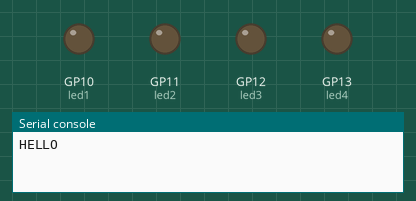
This program was run on a simulated Raspberry Pi Pico running MicroPython. On the bench: output pins drawn as LEDs (lit = HIGH), the last lines printed to the serial console.

Above: at 0.5 s.
At 3.5 s:
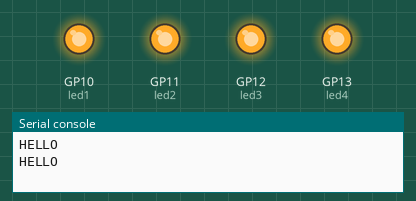
Timing chart, 0 to 4.6 s (numbered marks = the images above):
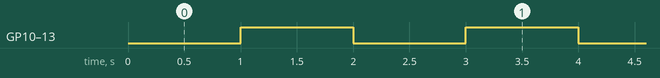

Measured:
- by itself, GP10 (led1), GP11 (led2), GP12 (led3), GP13 (led4): alternates HIGH for 1.0 s and LOW for 1.0 s

The program:

blink.py
```python
import time
import machine

led1 = machine.Pin(10,machine.Pin.OUT)
led2 = machine.Pin(11,machine.Pin.OUT)
led3 = machine.Pin(12,machine.Pin.OUT)
led4 = machine.Pin(13,machine.Pin.OUT)

while True:
    led1.value(0)
    led2.value(0)
    led3.value(0)
    led4.value(0)
    print("HELLO")
    time.sleep(1)
    led1.value(1)
    led2.value(1)
    led3.value(1)
    led4.value(1)
    time.sleep(1)
```
